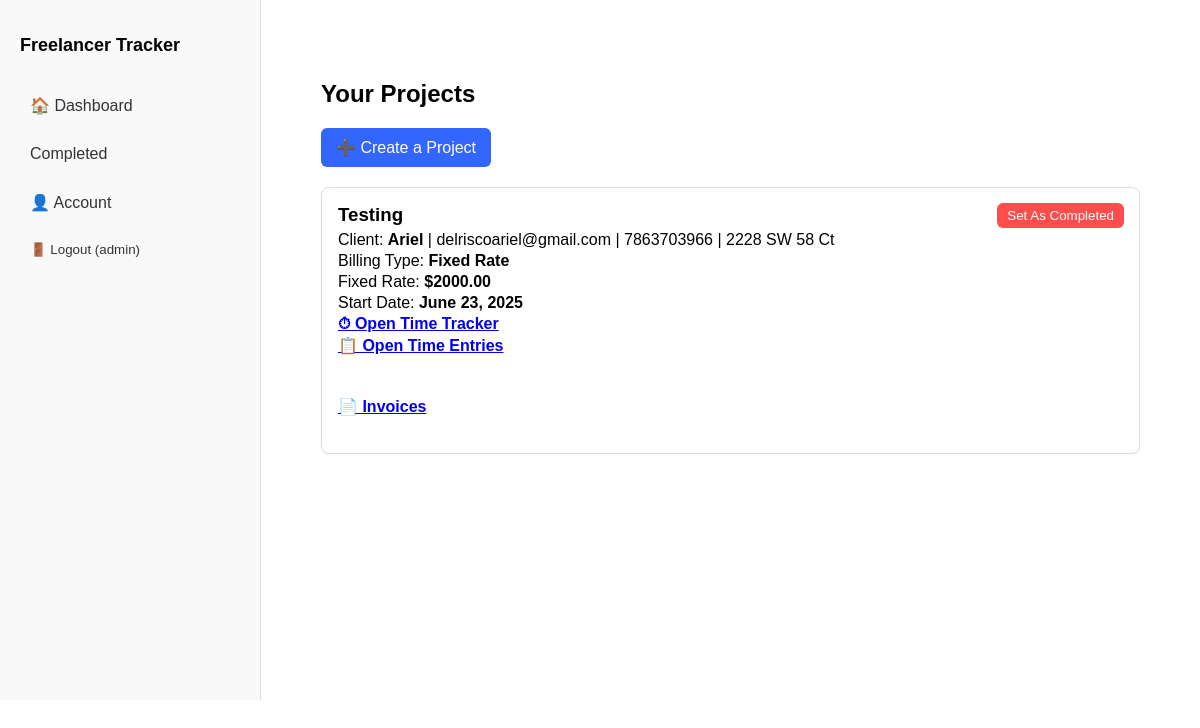
Before: /dashboard/ (signed in) with the older database file.
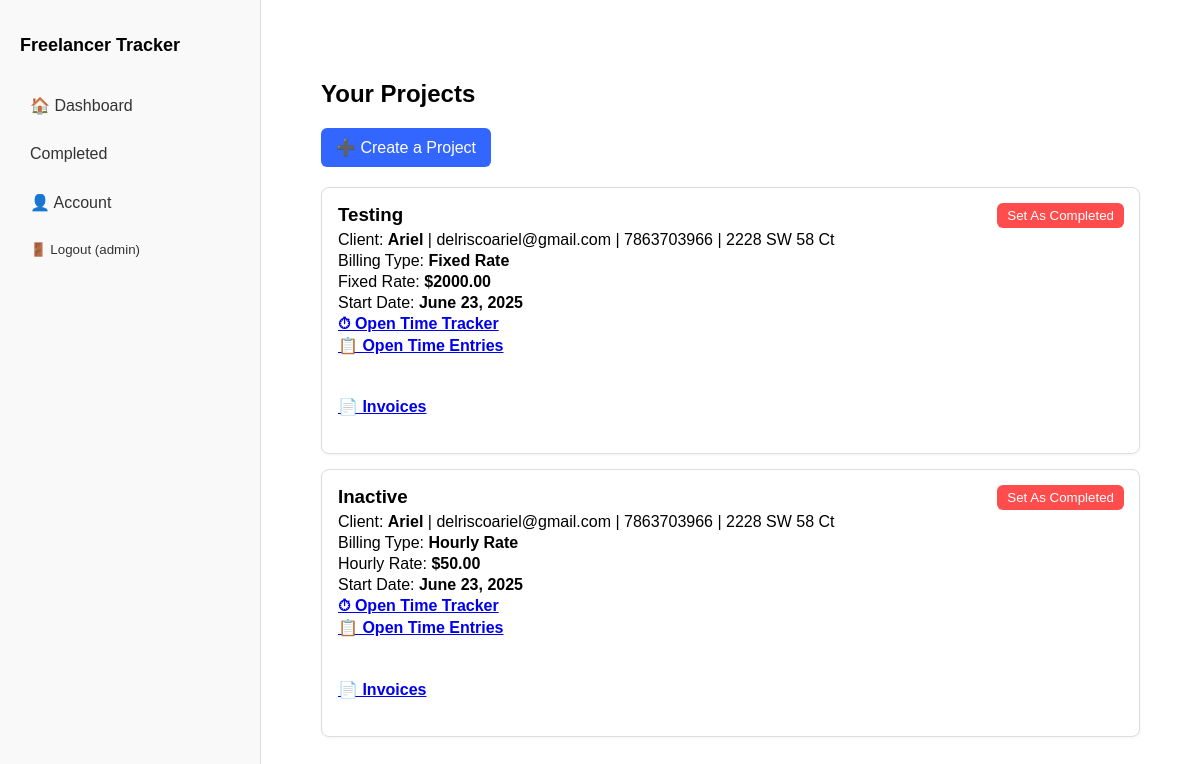
After: the same page with the newer database file.
### tracker/models.py (models this page shows, shortened)
class Project(models.Model):
    BILLING_CHOICES = [
        ('hourly', 'Hourly Rate'),
        ('fixed', 'Fixed Rate'),
    ]
    user = models.ForeignKey(User, on_delete=models.CASCADE)
    name = models.CharField(max_length=100)
    client_name = models.CharField(max_length=100, default="")
    client_email = models.EmailField(default="")
    client_phone = models.CharField(max_length=100, default="")
    client_address = models.CharField(max_length=100, default="")
    billing_type = models.CharField(max_length=10, choices=BILLING_CHOICES, default='hourly')
    hourly_rate = models.DecimalField(max_digits=6, decimal_places=2, null=True, blank=True)
    fixed_rate = models.DecimalField(max_digits=8, decimal_places=2, null=True, blank=True)
    start_date = models.DateField(default=now)
    is_active = models.BooleanField(default=True)

### tracker/views.py (the view)
# urls.py: path('dashboard/', views.dashboard_view, name='dashboard'),
@login_required
def dashboard_view(request):
    projects = Project.objects.filter(user=request.user).filter(is_active=True).prefetch_related('invoice_set')
    invoices = Invoice.objects.filter(project__user=request.user)
    paginator = Paginator(projects, 5)
    page_number = request.GET.get('page')
    projects_pag = paginator.get_page(page_number)
    context = {
        'projects': projects_pag,
        'invoices': invoices,
    }
    return render(request, 'dashboard.html', context)

### tracker/Templates/dashboard.html (shortened to what this page needs)
{% extends 'base.html' %}
{% block content %}
<div class="dashboard-container">
    <div class="main-panel">
        <h2>Your Projects</h2>
        <a href="{% url 'create_project' %}" class="new-project">➕ Create a Project</a>
        {% if projects.object_list %}
            {% for project in projects %}
                <div class="project-card" style="position: relative;">
                    <form method="post" action="{% url 'set_inactive_project' project.id %}" style="position: absolute; top: 15px; right: 15px;">
                        <button type="submit" style="background-color: #ff4d4d; color: white; border: none; border-radius: 6px; padding: 5px 10px; cursor: pointer;">
                            Set As Completed
                        </button>
                    </form>
                    <h3>{{ project.name }}</h3>
                    <p>Client: <strong>{{ project.client_name|default:"—"}}</strong> | {{ project.client_email|default:"—"}} | {{project.client_phone|default:"—"}} | {{ project.client_address|default:"—" }}</p>
                    <p>Billing Type: <strong>{{ project.get_billing_type_display }}</strong></p>
                    {% if project.billing_type == "hourly" %}
                    <p>Hourly Rate: <strong>${{ project.hourly_rate }}</strong></p>
                    {% elif project.billing_type == "fixed" %}
                    <p>Fixed Rate: <strong>${{ project.fixed_rate }}</strong></p>
                    {% endif %}
                    <p>Start Date: <strong>{{ project.start_date }}</strong></p>
                    <p><strong><a href="{% url 'track_time' project.id %}">⏱ Open Time Tracker</a></strong></p>
                    <p><strong><a href="{% url 'project_time_entries' project.id %}">📋 Open Time Entries</a></strong></p>
                    <br>
                    <h4><a href="{% url 'project_invoices' project.id %}">📄 Invoices</a></h4>
                </div>
            {% endfor %}
        {% else %}
            <p>You don’t have any projects yet.</p>
        {% endif %}
    </div>
</div>
{% endblock %}

Changed rows visible on the page:
now on this page (row edited): Project: name "Inactive", client_name "Ariel", client_email "delriscoariel@gmail.com", client_phone "7863703966", client_address "2228 SW 58 Ct", billing_type "Hourly Rate", hourly_rate "50.00", start_date "June 23, 2025"
